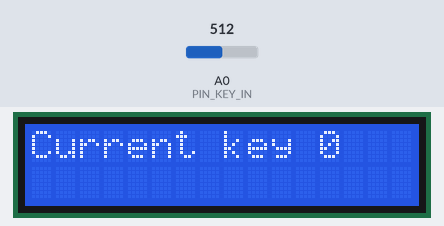
This sketch was run on a simulated Arduino Uno, built with avr-gcc and run on an emulated ATmega328P. Shown: 16×2 character LCD. The test bench sets the inputs (shaded band); at power-on: A0 (PIN_KEY_IN) = 512.

Above: at 1.2 s.
1.3 s: A0 (PIN_KEY_IN) set to 0
At 2.7 s:
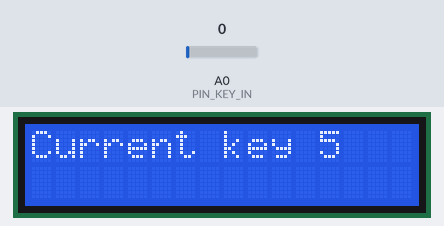
Timing chart, 0 to 4.3 s (numbered marks = the images above; inputs shaded):
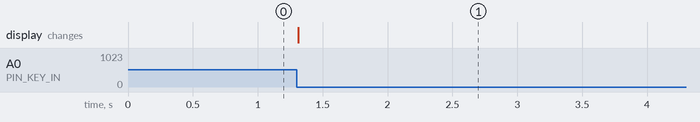

Measured:
- after the input at 1.3 s, the display: changes at once (image 1)

The sketch:

lcd_keypad_shield.ino
```cpp
#include <LiquidCrystal.h>

// LCD
#define PIN_RS  8
#define PIN_RW  9
#define PIN_D4  4
#define PIN_D5  5
#define PIN_D6  6
#define PIN_D7  7
#define NUM_ROWS 2
#define NUM_COLS 16

// Keypad
#define PIN_KEY_IN 0
#define THRESHOLD 5
// result values
#define SAMPLE_WAIT -1
#define NO_KEY 0
#define UP_KEY 3
#define DOWN_KEY 4
#define LEFT_KEY 2
#define RIGHT_KEY 5
#define SELECT_KEY 1
// ARV => analogue read value
#define UPKEY_ARV 144
#define DOWNKEY_ARV 329
#define LEFTKEY_ARV 505
#define RIGHTKEY_ARV 0
#define SELKEY_ARV 742
#define NOKEY_ARV 1023

class KeyPad
{
public:
  KeyPad(int refreshRate=10):
    _refreshRate(refreshRate),
    _oldTime(0),
    _curInput(NO_KEY),
    _curKey(NO_KEY),
    _prevKey(SAMPLE_WAIT)
  {
  }

  int getKey()
  {
    int result = SAMPLE_WAIT;

    if (millis() > _oldTime + _refreshRate)
    {
      _curInput = analogRead(PIN_KEY_IN);

      if (_curInput > UPKEY_ARV - THRESHOLD && _curInput < UPKEY_ARV + THRESHOLD )
        _curKey = UP_KEY;
      else if (_curInput > DOWNKEY_ARV - THRESHOLD && _curInput < DOWNKEY_ARV + THRESHOLD )
        _curKey = DOWN_KEY;
      else if (_curInput > RIGHTKEY_ARV - THRESHOLD && _curInput < RIGHTKEY_ARV + THRESHOLD )
        _curKey = RIGHT_KEY;
      else if (_curInput > LEFTKEY_ARV - THRESHOLD && _curInput < LEFTKEY_ARV + THRESHOLD )
        _curKey = LEFT_KEY;
      else if (_curInput > SELKEY_ARV - THRESHOLD && _curInput < SELKEY_ARV + THRESHOLD )
        _curKey = SELECT_KEY;
      else
        _curKey = NO_KEY;

      if (_curKey != _prevKey)
      {
        _prevKey = _curKey;

        result = _curKey;
      }

      _oldTime = millis();
    }

    return result;
  }

private:
  int _refreshRate;
  unsigned long _oldTime;
  int _curInput;
  int _curKey;
  int _prevKey;

};

LiquidCrystal lcd(PIN_RS, PIN_RW, PIN_D4, PIN_D5, PIN_D6, PIN_D7);
KeyPad keyPad;

void setup()
{
  lcd.begin(NUM_COLS, NUM_ROWS);
  lcd.clear();
  lcd.setCursor(0, 0);
  lcd.print("Current key");
}

void loop()
{
  int key = keyPad.getKey();

  if (key != SAMPLE_WAIT)
  {
    lcd.setCursor(12, 0);
    lcd.print(key);
  }
}
```
